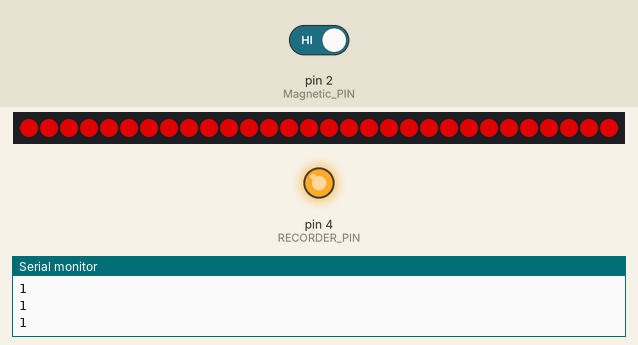
A sketch run on a simulated Arduino Uno, built with avr-gcc and run on an emulated ATmega328P. Shown: 30 RGB LEDs in strip order, left to right, output pins drawn as LEDs (lit = HIGH), the last lines printed to the serial monitor. The inputs (shaded band) are chosen by the test bench; at power-on: pin 2 (Magnetic_PIN) HIGH. Dim RGB values are drawn brighter than linear.

Above: at 1.7 s.
1.8 s: pin 2 (Magnetic_PIN) driven LOW
At 2.6 s:
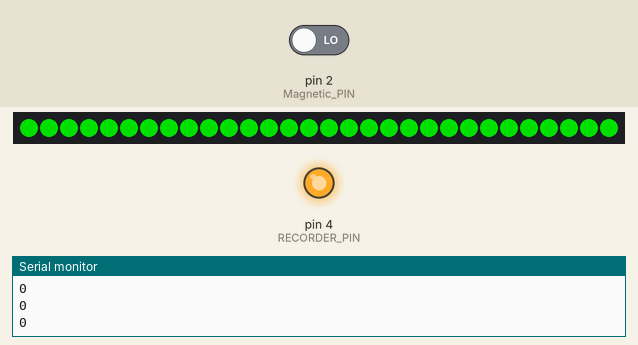
3.4 s: pin 2 (Magnetic_PIN) driven HIGH
At 4.3 s:
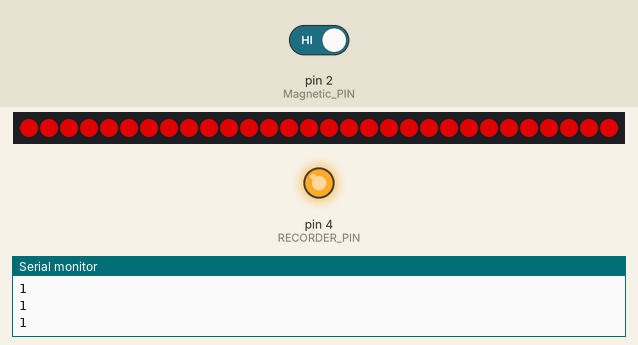
Timing chart, 0 to 6.4 s (numbered marks = the images above; inputs shaded):
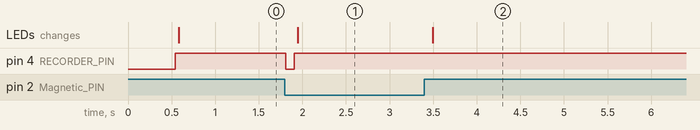

Measured:
- after the input at 1.8 s, pin 4 (RECORDER_PIN): HIGH → LOW at once, → HIGH 0.10 s later; the LEDs: change after 0.15 s (image 1)
- after the input at 3.4 s, the LEDs: change after 0.10 s (image 2)

The sketch:

backdoor.ino
```cpp
/*
 * File: backdoor.ino
 *
 * Author: Jiankai Li
 * Date: 2016-11-18
 */

#include <avr/wdt.h>
#include <TimerOne.h>
#include <Adafruit_NeoPixel.h>


#define PIXIEL_PIN 6
#define PIXIEL_NUM 30
#define RECORDER_PIN 4


#define Magnetic_PIN 2

#define TEST_PIN  4

Adafruit_NeoPixel strip = Adafruit_NeoPixel(PIXIEL_NUM, PIXIEL_PIN, NEO_GRB + NEO_KHZ800);

uint8_t flag;

void setup() {
  Serial.begin(115200);
  Serial.println("power on!");

  wdt_enable(WDTO_2S);

  Timer1.initialize(1000000); // set a timer of length 1000000 microseconds 1 second
  Timer1.attachInterrupt( timerIsrFeedFog ); // attach the service routine here
  wdt_reset();

  strip.begin();
  strip.show(); // Initialize all pixels to 'off'
  for (int i = 0; i<PIXIEL_NUM; i++) {
        strip.setPixelColor(i,0xA0,0xA0,00);
        strip.show();
  }
  delay(500);
  pinMode(Magnetic_PIN,INPUT);
  pinMode(RECORDER_PIN,OUTPUT);
  digitalWrite(RECORDER_PIN,HIGH);

}

void loop() {
    if(LOW == digitalRead(Magnetic_PIN)) { // The Door is open
        if(1 == flag) {
            digitalWrite(RECORDER_PIN,LOW);
            delay(100);
            digitalWrite(RECORDER_PIN,HIGH);
            flag = 0;
            Serial.println(" The door is open");
        }
        for (int i = 0; i<PIXIEL_NUM; i++) {
            strip.setPixelColor(i,0x00,0xA0,00);
            strip.show();
        }
    } else { // The Door is close
        flag = 1;
        for (int i = 0; i<PIXIEL_NUM; i++) {
            strip.setPixelColor(i,0xA0,0x00,00);
            strip.show();
        }

    }
    delay(100);
    Serial.println(flag);
}

void timerIsrFeedFog()
{
    wdt_reset();
    Serial.println("------------Time ISR");
}
```
